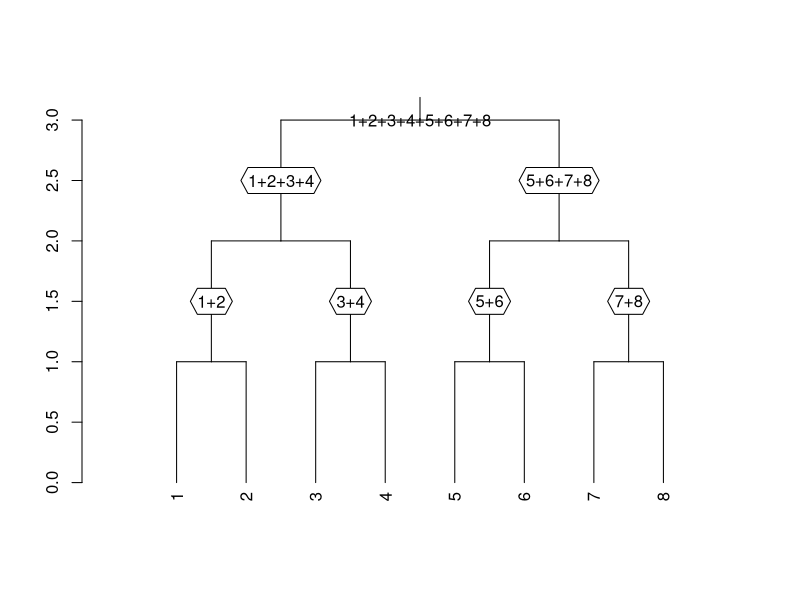

Source code (R):
dg.l4 <- lapply(1:8, function(i)
                     {
                       d <- list(i)
                       attr(d, "members") <- 1
                       attr(d, "height") <- 0
                       attr(d, "leaf") <- TRUE
                       attr(d, "label") <- i
                       `class<-`(d, "dendrogram")
                     })

dgmerge <- function(dg, i1, i2)
{
  d <- list(dg[[i1]], dg[[i2]])
  attr(d, "members") <- attr(d[[1]], "members")+attr(d[[2]], "members")
  attr(d, "height") <- 1+max(attr(d[[1]], "height"), attr(d[[2]], "height"))
  attr(d, "leaf") <- FALSE
  lab <- if (is.null(attr(d[[1]], "edgetext"))) "label" else "edgetext"
  attr(d, "edgetext") <- paste(attr(d[[1]], lab), attr(d[[2]], lab), sep="+")
  `class<-`(d, "dendrogram")
}

dg.l3 <- lapply(seq(1, length(dg.l4)-1, 2), function(i) dgmerge(dg.l4, i, i+1))
dg.l2 <- lapply(seq(1, length(dg.l3)-1, 2), function(i) dgmerge(dg.l3, i, i+1))
dg.l1 <- lapply(seq(1, length(dg.l2)-1, 2), function(i) dgmerge(dg.l2, i, i+1))

plot(dg.l1[[1]], center=TRUE)
